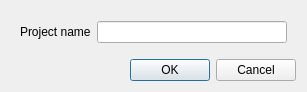
<?xml version="1.0" encoding="UTF-8"?>
<ui version="4.0">
 <class>ProjectDlg</class>
 <widget class="QDialog" name="ProjectDlg">
  <property name="geometry">
   <rect>
    <x>0</x>
    <y>0</y>
    <width>307</width>
    <height>92</height>
   </rect>
  </property>
  <property name="windowTitle">
   <string>Dialog</string>
  </property>
  <layout class="QVBoxLayout" name="verticalLayout">
   <item>
    <widget class="QWidget" name="widget" native="true">
     <layout class="QHBoxLayout" name="horizontalLayout">
      <item>
       <widget class="QLabel" name="label">
        <property name="text">
         <string>Project name</string>
        </property>
       </widget>
      </item>
      <item>
       <widget class="QLineEdit" name="editProjectName"/>
      </item>
     </layout>
    </widget>
   </item>
   <item>
    <widget class="QDialogButtonBox" name="buttonBox">
     <property name="orientation">
      <enum>Qt::Horizontal</enum>
     </property>
     <property name="standardButtons">
      <set>QDialogButtonBox::Cancel|QDialogButtonBox::Ok</set>
     </property>
    </widget>
   </item>
  </layout>
 </widget>
 <resources/>
 <connections/>
</ui>
